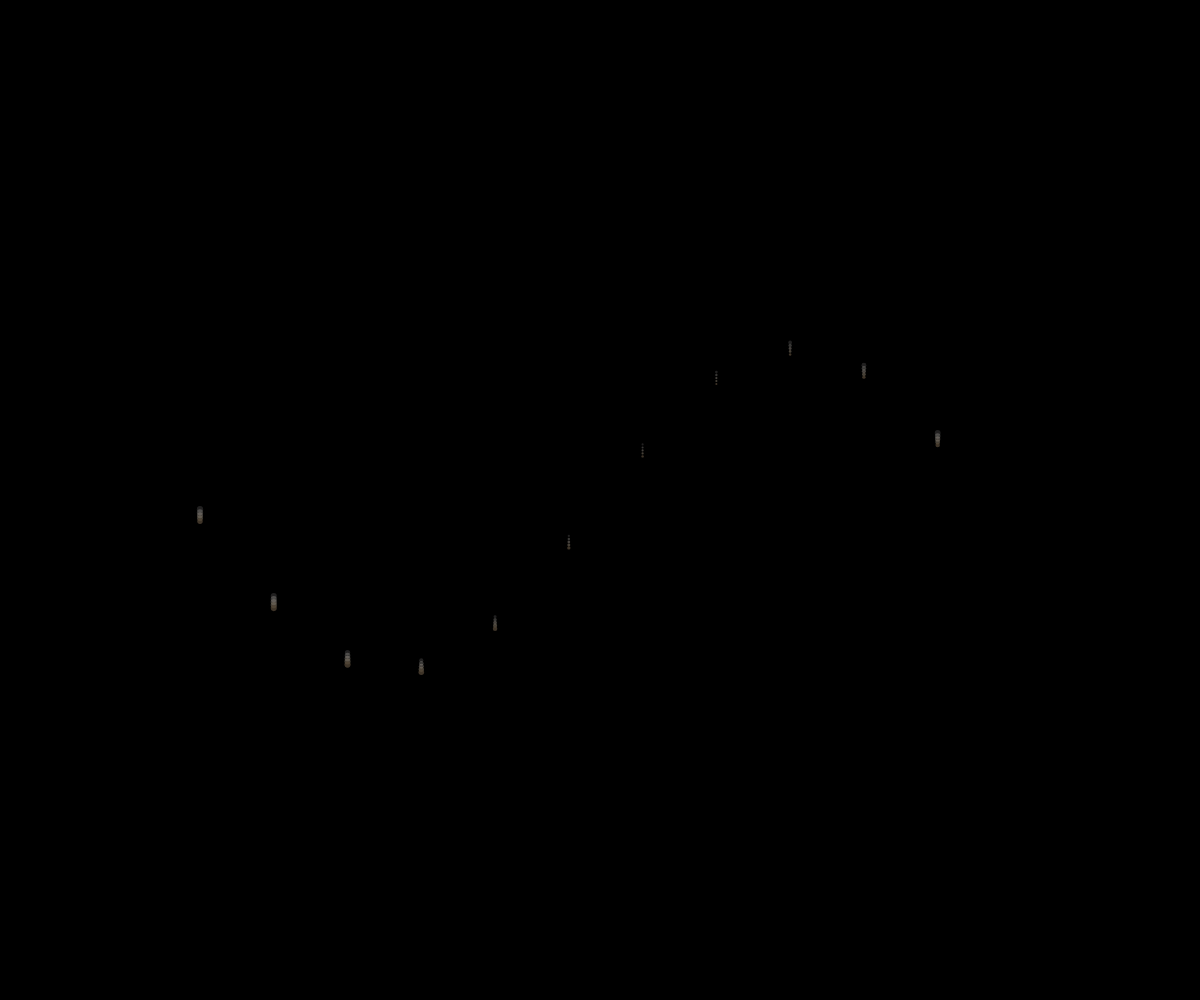
Frame 1 (no input)
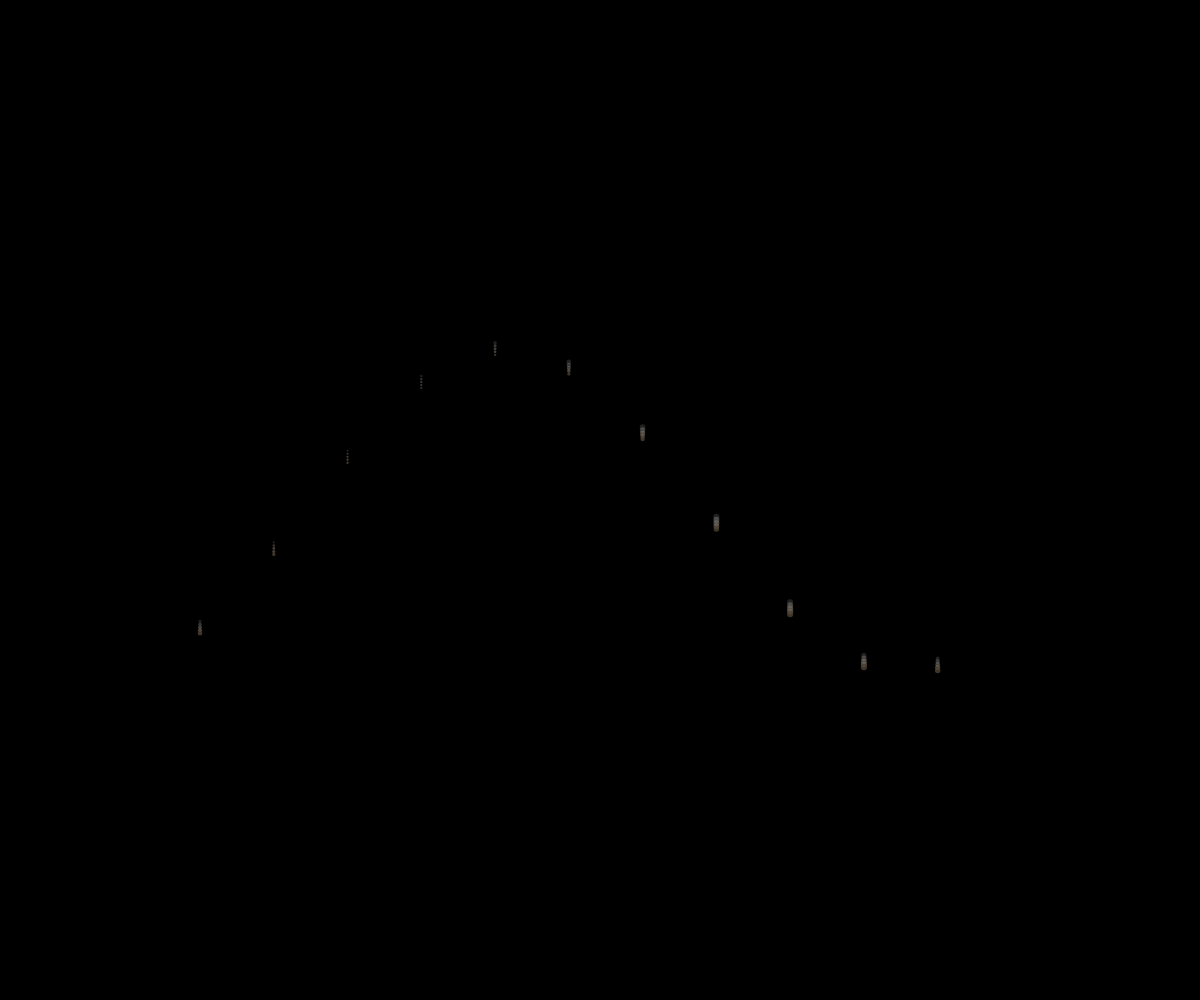
Frame 60 (no input)
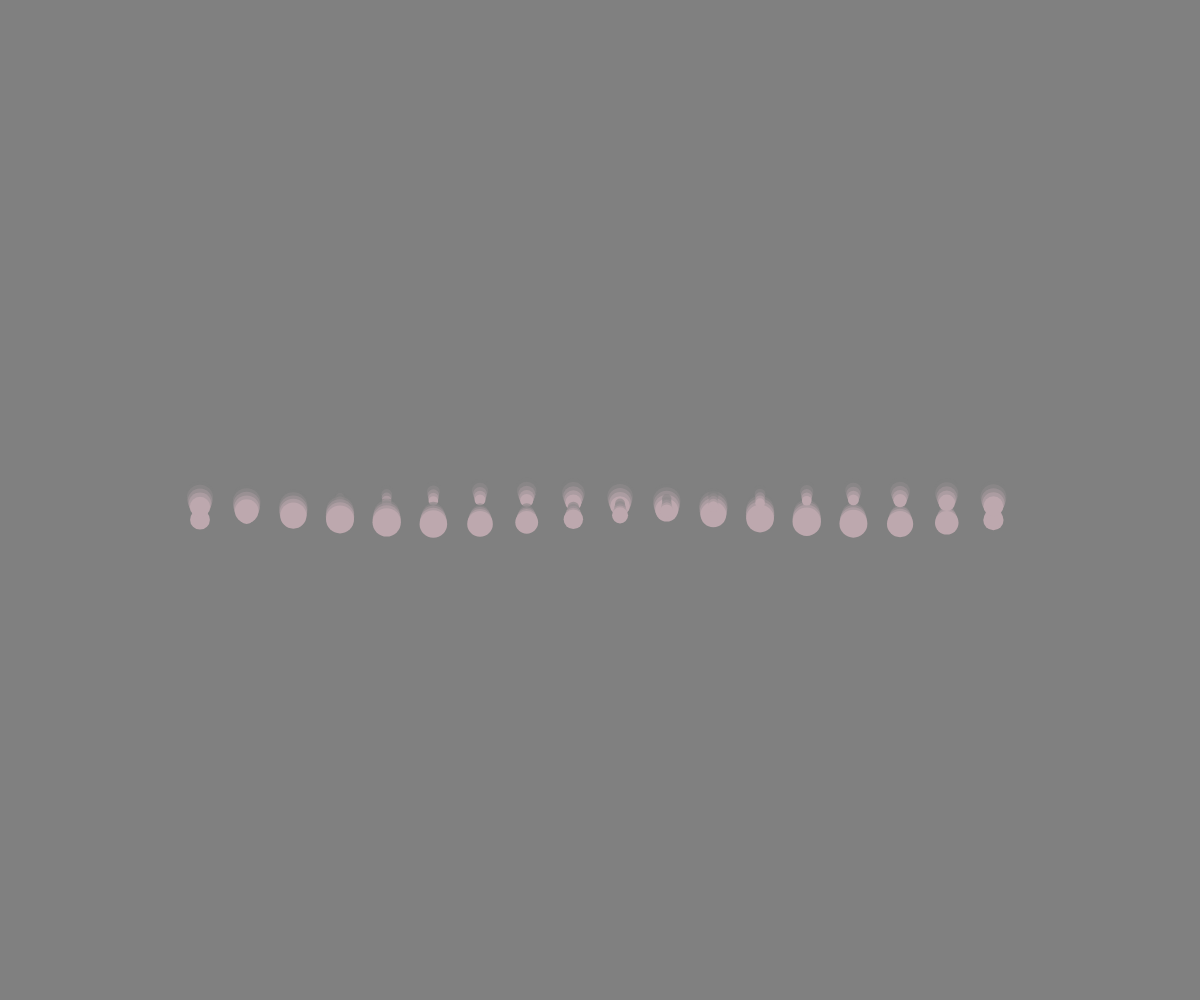
Frame 120 (the mouse pressed at the canvas centre since frame 60)

The p5.js sketch that drew these frames (run headless with seeded random() and noise() and a simulated clock; from frame 60 on, the mouse is pressed at the canvas centre):

// p5.js sketch
// ── sketch.js
var phase, speed, maxCircleSize, numRows, distance, numCols, numStrands, colorA, colorB;

function setup() {
  createCanvas(window.innerWidth, window.innerHeight);
  noStroke();
  

	// var colorWidth = 255;
	// var colorHeight = 255;
	// var colorWidth = colorW;
	// var colorHeight = colorH;

  phase = 0;
	speed = random(0.01, 0.05);
  maxCircleSize = random(20);
  numRows = random(3, 6);
  numCols = random(6, 20);
  numStrands = 1;
	distance = random(200);
  
  colorA = color(250, 250, 250, 0);
	colorB = color(random(00, 250), random(00, 250), random(00, 250), 200);
}

function mousePressed() {
	speed = random(0.01, 0.05);
  maxCircleSize = random(40);
  numRows = random(2, 5);
  numCols = random(6, 20);
	distance = random(200);
  numStrands = random(1, 3);
  
	// colormouse = width/mouseX;
	// colormouse = colormous * 255;
  // colorA = color(250, 250, 250, 0);
	colorB = color(random(00, 250), random(00, 250), random(00, 250), 255);
}

function draw() {
	var mousecolor = mouseX / width * 255;
	background(mousecolor, mousecolor, mousecolor);
	var mousecolor2 = 255 - mousecolor;
	var mousecolor3 = mouseY / height * 255;
  colorA = color(mousecolor2, mousecolor2, mousecolor2, mousecolor3);

  phase = frameCount * speed;
  
  for(var strand = 0; strand < numStrands; strand += 1) {
    var strandPhase = phase + map(strand, 0, numStrands, 0, TWO_PI);
    
    for(var col = 0; col < numCols; col += 1) {
      var colOffset = map(col, 0, numCols, 0, TWO_PI);
      var x = map(col, 0, numCols, width/6, width - width/6);
      
      for(var row = 0; row < numRows; row += 1) {
        var y = height/2 + row * 3 + sin(strandPhase + colOffset) * distance;
        var sizeOffset = (cos(strandPhase - (row / numRows) + colOffset) + 2) * 0.5;
        var circleSize = sizeOffset * maxCircleSize;
        
				fill(lerpColor(colorA, colorB, row / numRows));
        ellipse(x, y, circleSize, circleSize);
			}
		}
	}
}
